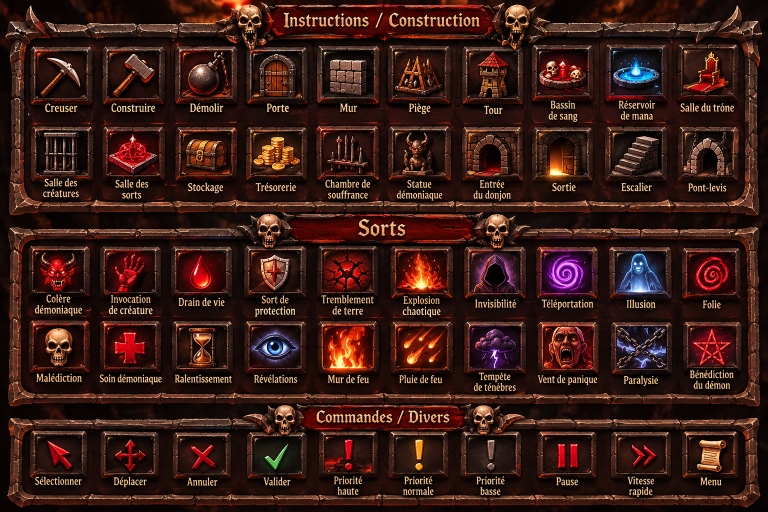
#> input picture tools/reference/hud_panel.png, 1536 x 1024 px (shown at 1/2 size)
$ python -i art32.py   (imports and definitions only)
#> lines starting #> are read from the running program, lines starting #| are printed output that depends on the picture
"""Pixel art 32 x 32 : tuiles du sol et des murs, et coffres du Trésor.

Utilisé par tools/generate_art.py (lancer ce script-là). Les tuiles sont
fabriquées avec du « bruit » lissé (des variations douces, comme de la matière),
puis réduit à quelques couleurs pour garder un vrai rendu pixel art. On ajoute
ensuite les détails à la main : cailloux, pépites, fissures, joints, motifs...

Toutes les tuiles se raccordent sans couture avec leurs voisines (le bruit
« boucle » sur les bords).
"""

import os
import random

import numpy as np
from PIL import Image, ImageDraw

ROOT = os.path.dirname(os.path.dirname(os.path.abspath(__file__)))
ASSETS = os.path.join(ROOT, "assets")
S = 32  # Taille des nouvelles images.


def rgb(value, alpha=255):
    value = value.lstrip("#")
    return tuple(int(value[i:i + 2], 16) for i in (0, 2, 4)) + (alpha,)


# [26 lines left out: functions save, value_noise, not called in this run]


def fractal_noise(rng, octaves=((4, 0.6), (8, 0.3), (16, 0.1))):
    total = sum(weight for _, weight in octaves)
    return sum(value_noise(rng, cells) * weight for cells, weight in octaves) / total


# [45 lines left out: functions quantize, bevel, pebble, outline, not called in this run]


# ---------------------------------------------------------------------------
# Tuiles
# ---------------------------------------------------------------------------

EARTH = ["#4a3220", "#5a3d27", "#6b4a2f", "#7a5636", "#8a6440"]
ROCK = ["#2e2e36", "#393943", "#454550", "#52525e", "#62626f"]


# [84 lines left out: functions earth_tile, gold_tile, rock_tile, flagstones, not called in this run]


def floor_tile(rng):
    return flagstones(rng, "#15110f", ["#2b2622", "#2f2925", "#28231f"], "#3d352e", "#1f1a17")


# [147 lines left out: functions claimed_tile, room_treasury, room_lair, room_farm, room_library, room_workshop and 5 more, not called in this run]


# ---------------------------------------------------------------------------
# Coffres du Trésor : fermé, puis de plus en plus plein d'or
# ---------------------------------------------------------------------------

WOOD, WOOD_LIGHT, WOOD_DARK = "#7a4a26", "#9a6234", "#4e2c14"
IRON, IRON_LIGHT = "#5d5d66", "#9a9aa8"
GOLD, GOLD_LIGHT, GOLD_DARK = "#f2b632", "#ffe27a", "#a8741a"


# [56 lines left out: functions coin, chest, make_chests, not called in this run]


# ===========================================================================
# PERSONNAGES EN 32 x 32
# ===========================================================================
# Chaque personnage est assemblé avec des « pièces » (jambes, torse, bras, tête,
# casque, cape, armes...). Chaque pièce est ombrée toute seule : bord clair en
# haut et à gauche, bord sombre en bas et à droite. Un contour sombre est ajouté
# à la fin. Chaque dessin reçoit une POSE (voir la classe Pose) : quelle jambe est
# levée, où sont les bras, le rebond du corps... Une pose vaut aussi 0 ou 1
# (comme un « pas »), ce qu'utilisent les ailes, pattes et queues des créatures.

OUTLINE = "#120a08"


# [7 lines left out: function shade, not called in this run]


class Sprite:
    def __init__(self):
        self.image = Image.new("RGBA", (S, S), (0, 0, 0, 0))

    def part(self, shape, xy, base, light=None, dark=None):
        """Dessine une pièce (rect, ellipse ou polygon) avec son ombrage."""
        mask = Image.new("L", (S, S), 0)
        draw = ImageDraw.Draw(mask)
        getattr(draw, shape)(xy, fill=255)
        light = light or shade(base, 1.35)
        dark = dark or shade(base, 0.7)
        pixels = mask.load()
        for y in range(S):
            for x in range(S):
                if not pixels[x, y]:
                    continue
                edge = lambda nx, ny: not (0 <= nx < S and 0 <= ny < S and pixels[nx, ny])
                if edge(x, y - 1) or edge(x - 1, y):
                    color = light
                elif edge(x, y + 1) or edge(x + 1, y):
                    color = dark
                else:
                    color = base
                self.image.putpixel((x, y), rgb(color))

    def flat(self, shape, xy, color):
        """Une pièce d'une seule couleur (yeux, bouche, détails)."""
        getattr(ImageDraw.Draw(self.image), shape)(xy, fill=rgb(color))

    def dots(self, points, color):
        for point in points:
            self.image.putpixel(point, rgb(color))

    def finish(self):
        return outline(self.image, OUTLINE)


# [8 lines left out: function eyes, not called in this run]


class Pose(int):
    """Une pose d'animation. C'est aussi un nombre (0 ou 1) pour les dessins de
    créatures qui l'utilisent comme un « pas » (ailes, pattes, queue)."""

    def __new__(cls, step, lift_left=0, lift_right=0, bob=0, arm_left=0, arm_right=0, kind="walk", frame=0):
        pose = super().__new__(cls, step)
        pose.lift_left, pose.lift_right, pose.bob = lift_left, lift_right, bob
        pose.arm_left, pose.arm_right = arm_left, arm_right
        pose.kind, pose.frame = kind, frame
        return pose


## Toutes les animations : nom -> liste de poses (une par image).
ANIMATIONS = {
    # Marche : pied gauche levé, passage (corps plus haut), pied droit levé, passage.
    "walk": [Pose(1, lift_left=1, arm_left=1, arm_right=-1, frame=0),
             Pose(0, bob=-1, frame=1),
             Pose(1, lift_right=1, arm_left=-1, arm_right=1, frame=2),
             Pose(0, bob=-1, frame=3)],
    # Respiration : le corps monte et descend d'un pixel.
    "idle": [Pose(0, kind="idle", frame=0), Pose(1, bob=-1, arm_left=-1, arm_right=-1, kind="idle", frame=1)],
    # Attaque : l'élan (bras droit levé), puis la frappe (bras en avant, corps qui plonge).
    "attack": [Pose(0, bob=-1, arm_right=-5, kind="attack", frame=0),
               Pose(1, bob=1, arm_right=2, lift_left=1, kind="attack", frame=1)],
}


# [418 lines left out: functions humanoid, sword, staff, draw_worker, draw_kobold, draw_orc and 21 more, not called in this run]


CHARACTERS_32 = {
    "worker": draw_worker, "kobold": draw_kobold, "orc": draw_orc, "warlock": draw_warlock,
    "spider": draw_spider, "demon": draw_demon, "bat": draw_bat, "golem": draw_golem,
    "vampire": draw_vampire, "salamander": draw_salamander, "catcher": draw_catcher,
    "adventurer": draw_adventurer, "thief": draw_thief, "knight": draw_knight, "cleric": draw_cleric,
    "archer": draw_archer, "dwarf": draw_dwarf, "mage": draw_mage, "paladin": draw_paladin,
    "giant": draw_giant, "revenant": draw_revenant, "champion": draw_champion, "cerberus": draw_cerberus, "monk": draw_monk,
}


# [13 lines left out: functions add_swoosh, shifted, not called in this run]


## Les créatures sans bras attaquent en se ramassant puis en bondissant.
LUNGERS = {"spider", "bat", "salamander", "kobold", "cerberus"}


# [134 lines left out: functions make_characters, draw_goblin, draw_ghoul, draw_imp, draw_executioner, draw_gargoyle and 2 more, not called in this run]


DEN_CHARACTERS = {"goblin": draw_goblin, "ghoul": draw_ghoul, "imp": draw_imp, "executioner": draw_executioner,
                  "gargoyle": draw_gargoyle, "oracle": draw_oracle, "necromancer": draw_necromancer}


# --- Le sol des antres --------------------------------------------------------------

# [117 lines left out: functions room_tavern, room_infirmary, room_mint, room_torture, room_guardpost, room_mana_well and 3 more, not called in this run]


# ===========================================================================
# OBJETS ET ICÔNES EN 32 x 32
# ===========================================================================

def _draw(sp):
    return ImageDraw.Draw(sp.image)


# [392 lines left out: functions prop_heart, prop_portal, prop_entrance, prop_bed, prop_mushroom, prop_gold_pile and 23 more, not called in this run]


def prop_sacrifice_altar_frame(i):
    sp = Sprite()
    sp.part("rectangle", [5, 18, 26, 30], "#2a2a30", "#3d3d44", "#141418")
    sp.part("rectangle", [2, 12, 29, 19], "#4a4a52", "#6a6a74", "#25252b")
    d = _draw(sp)
    d.line([(6, 15), (25, 15)], fill=rgb("#c62828"))                          # sang
    d.point([(9, 16), (9, 17), (20, 16)], fill=rgb("#8e1b1b"))
    d.ellipse([12, 21, 19, 27], outline=rgb("#ff5252" if i == 1 else "#c62828"))  # rune qui pulse
    d.point((15, 24), fill=rgb("#ffcdd2" if i == 1 else "#ff5252"))
    sp.part("ellipse", [12, 5, 19, 12], "#e0e0e0", "#ffffff", "#9e9e9e")      # crâne
    d.point([(14, 8), (17, 8)], fill=rgb("#ff1744" if i == 1 else "#1a1a1a"))  # yeux rouges
    d.line([(14, 11), (17, 11)], fill=rgb("#757575"))
    for index, x in enumerate((3, 27)):                                       # bougies rouges
        d.rectangle([x, 6, x + 1, 12], fill=rgb("#b71c1c"))
        _candle_flame(d, x - 0, 2, i + index, ("#ff5252", "#ffcdd2"))
    return sp.finish()


# [72 lines left out: functions prop_dummy_frame, prop_tomb, deco_rug, deco_painting, deco_tapestry, not called in this run]


ANIMATED_PROPS = {
    "torch": (prop_torch_frame, 4), "portal": (prop_portal_frame, 4), "anvil": (prop_anvil_frame, 3),
    "altar": (prop_temple_altar_frame, 4), "sacrifice_altar": (prop_sacrifice_altar_frame, 2),
    "dummy": (prop_dummy_frame, 4), "tomb_full": (lambda i: prop_tomb(True, i), 4),
}


# [27 lines left out: function make_props_and_icons, not called in this run]

>>> import cv2
>>> picture = cv2.imread('reference/hud_panel.png', cv2.IMREAD_GRAYSCALE)
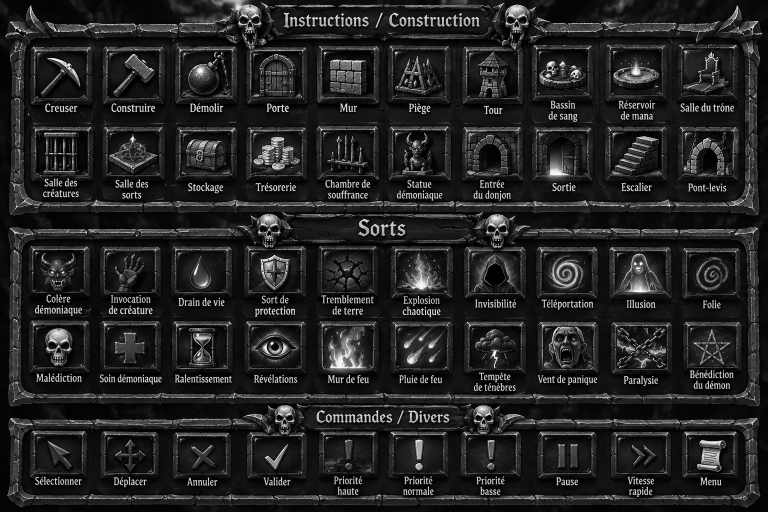
#> picture: shape (1024, 1536) (shown at 1/2 size); min 0, max 255, mean 35.4
>>> result = prop_sacrifice_altar_frame(picture)
#> in __init__, `self.image = Image.new("RGBA", (S, S), (0, 0, 0, 0))`: self.image: PIL image 32x32 RGBA; every value is 0
#> in part, `mask = Image.new("L", (S, S), 0)`: mask: PIL image 32x32 L; every value is 0
#> after the loop in part, `for y in range(S):`:
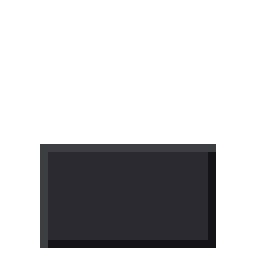
#> self.image: PIL image 32x32 RGBA (shown 8 times larger); mean R, G, B, A 11.7, 11.7, 13.3, 71.2; transparent parts drawn white
#> call 2 of part, with shape = 'rectangle', base = '#4a4a52', light = '#6a6a74', dark = '#25252b'
#> after the loop in part (call 2), `for y in range(S):`:
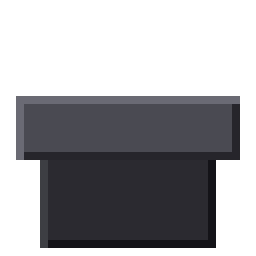
#> self.image: PIL image 32x32 RGBA (shown 8 times larger); mean R, G, B, A 25.6, 25.6, 28.7, 116; transparent parts drawn white
#> (the run stopped early here; a loop or call above may not have finished)
